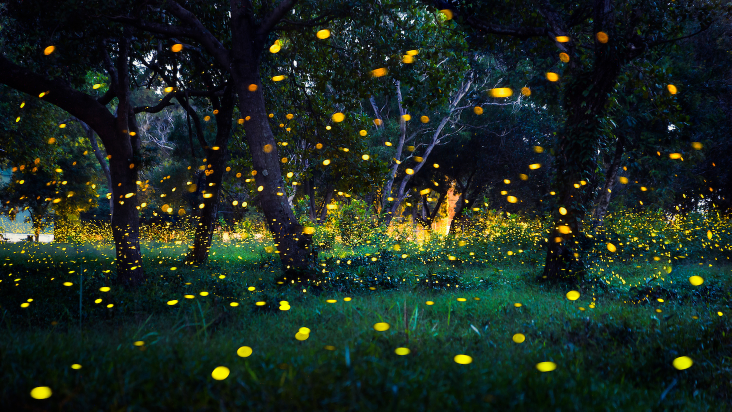
#> input picture BFS_BreadthFirstSearch/BFS_using_Python/img01.png, 1463 x 823 px (shown at 1/2 size)
$ python BFS_with_Visualization.py
#> lines starting #> are read from the running program, lines starting #| are printed output that depends on the picture; after the words box and inside, x2 and y2 are one past the last pixel; in counts of white or black regions, pixels touching at a corner belong together
import cv2              # For the visualization
import numpy as np
import time             # Will need this library to calculate the time-complexity of the algorithm
                        # for different grid size, obstacle configurations, start & goal node position,

# ********************************************************************************************
# Creating the Grid/Arena to be explored: ****************************************************
gridWidth = 50      # Width of the Grid
gridLength = 50     # Length of the Grid

# Read any color image to create the grid
clrImg = cv2.imread('img01.png')
#> clrImg is the input picture: shape (823, 1463, 3); mean B, G, R 32.6, 41.8, 28.3

# Convert it to GrayScale image
grayImg = cv2.cvtColor(clrImg, cv2.COLOR_BGR2GRAY)
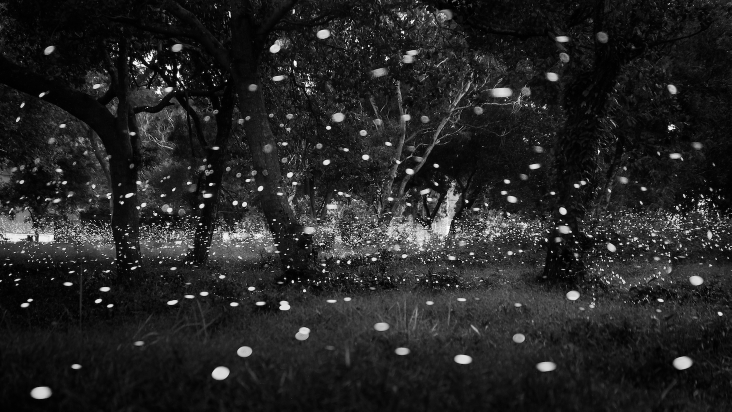
#> grayImg: shape (823, 1463) (shown at 1/2 size); min 0, max 255, mean 36.7

# Changing the dimensions of the image to required grid size
resizedImg = cv2.resize(grayImg, (gridLength+2,gridWidth+2))
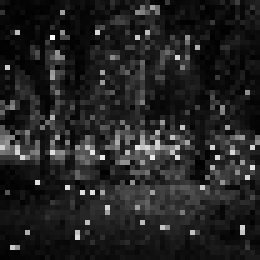
#> resizedImg: shape (52, 52) (shown 5 times larger); min 1, max 251, mean 35.5

gridImg = resizedImg

# Converting the gray image to Binary Image
# 255 corresponds to free space
# 0 corresponds to outer boundary
for i in range(0, gridLength+2):
    for j in range(0, gridWidth + 2):
        if(i==0 or j==0 or i==(gridLength+1) or j==(gridWidth+1)):
            gridImg[i][j] = 0
        else:
            gridImg[i][j] = 255
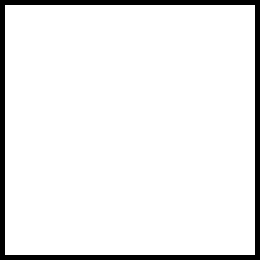
#> gridImg: shape (52, 52) (shown 5 times larger); 92.5% white; black in thin lines or dots

# Different Obstacle Configurations: ************************************************
# Comment/Uncomment below to generate the grid with different obstacle configurations

gridImg[3:gridWidth - 3, 3:gridLength - 3] = 0
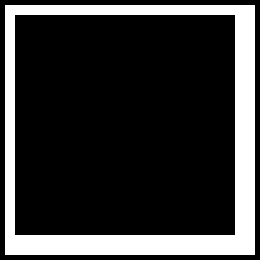
#> gridImg: shape (52, 52) (shown 5 times larger); 20.9% white; 1 white region, box (x1, y1, x2, y2) and area: (1, 1, 51, 51) 564
gridImg[4:gridWidth - 4, 4:gridLength - 4] = 255
#> gridImg: shape (52, 52); 86.1% white; black in thin lines or dots
gridImg[3,7:10] = 255
#> gridImg: shape (52, 52); 86.2% white; black in thin lines or dots

# gridImg[5:gridWidth - 5, 5:gridLength - 5] = 0
# gridImg[6:gridWidth - 6, 6:gridLength - 6] = 255
# gridImg[gridWidth - 6, 35:gridLength - 10] = 255
#
# gridImg[7:gridWidth - 7, 7:gridLength - 7] = 0
# gridImg[8:gridWidth - 8, 8:gridLength - 8] = 255
# gridImg[7,38:gridLength - 7] = 255
#
# gridImg[9:gridWidth - 9, 9:gridLength - 9] = 0
# gridImg[10:gridWidth - 10, 10:gridLength - 10] = 255
# gridImg[gridWidth - 10, 12:16] = 255
#
# gridImg[11:gridWidth - 11, 11:gridLength - 11] = 0
# gridImg[12:gridWidth - 12, 12:gridLength - 12] = 255
# gridImg[11, 20:gridLength - 25] = 255
#
# gridImg[13:gridWidth - 13, 13:gridLength - 13] = 0
# gridImg[14:gridWidth - 14, 14:gridLength - 14] = 255
# gridImg[gridWidth - 14, 20:gridLength - 25] = 255
#
# gridImg[15:gridWidth - 15, 15:gridLength - 15] = 0
# gridImg[16:gridWidth - 16, 16:gridLength - 16] = 255
# gridImg[15, 28:gridLength - 20] = 255
#
# gridImg[17:gridWidth - 17, 17:gridLength - 17] = 0
# gridImg[18:gridWidth - 18, 18:gridLength - 18] = 255
# gridImg[gridWidth - 18, 20:22] = 255
#
# gridImg[19:gridWidth - 19, 19:gridLength - 19] = 0
# gridImg[20:gridWidth - 20, 20:gridLength - 20] = 255
# gridImg[21:23, 19] = 255
#
# ********************************************************************************************
# ********************************************************************************************


# BFS Algorithm ******************************************************************************
parentNodes = []    # List of Parent Nodes
childNodes = []     # List of Children nodes corresponding to any one Parent Node
childrenNodes = []  # List of Children Nodes corresponding to all the Parent Nodes

# Creating the list Parent Nodes from the free space of grid created above
for i in range(1, gridLength + 1):
    for j in range(1, gridWidth + 1):
        if gridImg[i][j] != 0:
            parentNodes.append((i,j))

# Creating the list of Children Nodes for all the Parent Nodes
# Here, I have considered 4-connected grid
for tuple1 in parentNodes:
    x1 = tuple1[0]
    y1 = tuple1[1]
    for tuple2 in parentNodes:
      x2 = tuple2[0]
      y2 = tuple2[1]

      if ((abs(x1-x2) == 1) and (y1-y2 == 0)) or ((x1 - x2 == 0) and (abs(y1-y2)==1)):
          childNodes.append(tuple2)

    childrenNodes.append(list(childNodes))
    childNodes.clear()

# Start Time to calculate the Time Complexity
startTime = time.time()

# Start Node Position
startNode = (gridLength//2, gridWidth//2)

# Goal Node Position
goalNode = (gridLength, gridWidth)

# Queue of BFS
queue = []

# List of Visited Nodes
visitedNodes = []

currentNode = startNode

queue.append(currentNode)

# Function for finding the final path from the visited nodes
def findPath(v):
    print("Number of visited Nodes: ", len(v))      # Will print the total number of
                                                    # nodes traversed to reach the goal
    finalPath = []      # A list of nodes corresponding to final path from
                        # the Start Node to Goal Node
    v.reverse()         # First reveres the list of visited nodes
                        # Then we will back track it to reach the start node
    finalPath.append(v[0])
    revX1 = v[0][0]
    revY1 = v[0][1]
    for revTuple2 in v:
        revX2 = revTuple2[0]
        revY2 = revTuple2[1]
        if((abs(revX1-revX2) == 1) and (revY1 - revY2 == 0)) or ((revX1 - revX2 == 0) and (abs(revY1 -revY2)==1)):
            finalPath.append(revTuple2)
            revX1 = revTuple2[0]
            revY1 = revTuple2[1]

    finalPath.reverse()
    # print("Final Path between ", startNode, " and ", goalNode, " is ", finalPath)
    return finalPath

# Main part of  BFS Algorithm
while currentNode != goalNode:
    if(queue[0] == goalNode):
        visitedNodes.append(queue.pop(0))
        fpath = findPath(visitedNodes)      # findPath function will return final path (fpath) between
                                            # start node and goal node
        break
    else:
        visitedNodes.append(queue.pop(0))
        indexOfParentNode = parentNodes.index(visitedNodes[-1])
        for child in childrenNodes[indexOfParentNode]:
            if child not in (visitedNodes + queue):
                queue.append(child)
# ********************************************************************************************


# Calculating Time Complexity and Solution Cost **********************************************
print("Time taken: ", (time.time() - startTime)*1000)   # This will give the time that algorithm took to
                                                        #
print("Solution Cost: ", len(fpath))                    # Here, Solution Cost corresponds to total number
                                                        # of nodes in the final path
# ********************************************************************************************


# Color Visualization of the Grid; Start & Goal Node; and Final Path *************************
blueChannel = np.copy(gridImg)
greenChannel = np.copy(gridImg)
redChannel = np.copy(gridImg)

# For the Start Node | will be displayed as Red Square/Pixel
blueChannel[startNode] = 0
#> blueChannel: shape (52, 52); 86.2% white; black in thin lines or dots
redChannel[startNode] = 255
greenChannel[startNode] = 0

# For the Goal Node | will be displayed as Blue Square/Pixel
blueChannel[goalNode] = 255
greenChannel[goalNode] = 0
#> greenChannel: shape (52, 52); 86.1% white; black in thin lines or dots
redChannel[goalNode] = 0
#> redChannel: shape (52, 52); 86.2% white; black in thin lines or dots

# Merging B, G, and R channel to generate a color image
colorGrid = cv2.merge((blueChannel, greenChannel, redChannel))

# Displaying an Initial Configuration before the traversal
cv2.namedWindow('Initial Configuration', cv2.WINDOW_NORMAL)
opWindowSize = 1000
cv2.resizeWindow('Initial Configuration', opWindowSize, opWindowSize)
cv2.imshow("Initial Configuration", colorGrid)
cv2.waitKey()

# For the Final Path | will be displayed as Green
for item in fpath[1:-1]:
    redChannel[item] = 0
    blueChannel[item] = 0
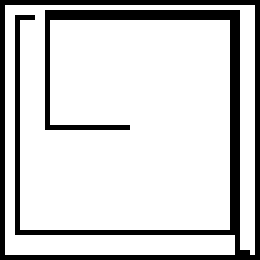
#> blueChannel: shape (52, 52) (shown 5 times larger); 81.5% white; black in thin lines or dots
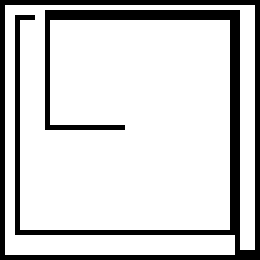
#> redChannel: shape (52, 52) (shown 5 times larger); 81.5% white; black in thin lines or dots

colorGrid = cv2.merge((blueChannel, greenChannel, redChannel))
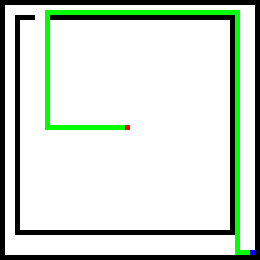
#> colorGrid: shape (52, 52, 3) (shown 5 times larger); mean of channels 0, 1, 2 207.8, 219.6, 207.8; drawn as B, G, R

# Displaying the Final Configuration after the traversal with the final path
cv2.namedWindow('Final Configuration', cv2.WINDOW_NORMAL)
opWindowSize = 1000
cv2.resizeWindow('Final Configuration', opWindowSize, opWindowSize)
cv2.imshow("Final Configuration", colorGrid)
cv2.waitKey()
cv2.destroyAllWindows()
# ********************************************************************************************
